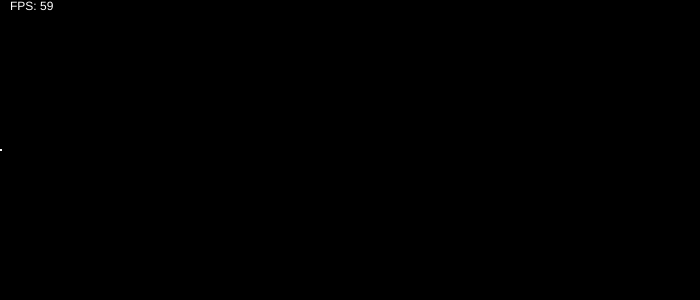
Frame 1 (no input)
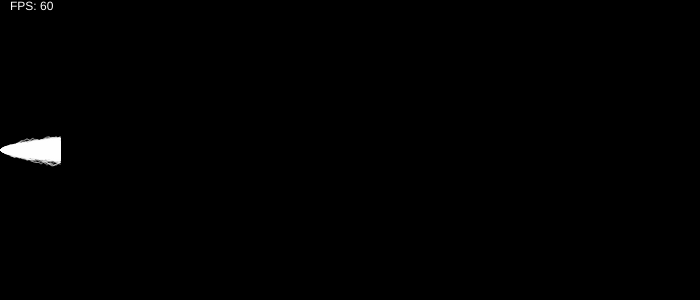
Frame 60 (no input)
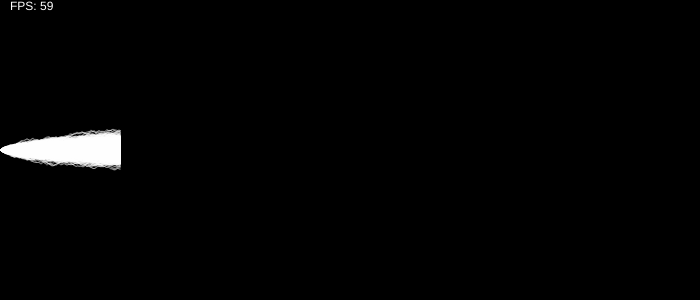
Frame 120 (the mouse pressed at the canvas centre since frame 60)

The p5.js sketch that drew these frames (run headless with seeded random() and noise() and a simulated clock; from frame 60 on, the mouse is pressed at the canvas centre):

// p5.js sketch
// ── sketch.js
var x = 0; //position along x axis
var w=700; //canvas width
var h=300; //canvas height
var n = 1000; //number of particles per lap
var sigma = 1; //"variance" of random walk
var xo=new Array(n); //particle positions
var bars=60; //no. of bars in histogram
var amp=250; //histogram amplitude
var histogram=new Array(bars) //histogram
for (i = 0; i < bars; i++) {
    histogram[i]=0; //setting histo to 0
}
for (i = 0; i < n; i++) {
    xo[i]=h/2; //starting particles from the centre at x=0
}

function setup() {
  createCanvas(w, h);  //canvas setup
  background(0);
  stroke(255);
  frameRate(60).smooth();
}

function draw() {
  if (x%5==0){ //small condition to update framerate dislay
    fill("black");
    stroke("black");
    rect(0,0,56,20);
    fill("white");
    stroke(0);
    text("FPS: "+floor(frameRate()),10,10);
  }
  x = (x + 1)%width; //x wrap around
  stroke(255);
  for (i = 0; i < n; i++) {
      point(x,xo[i]);
      xo[i]=xo[i]+random(-sigma,sigma); //random walk
  }
  if (x==width-1){
    fill("black");
    stroke("black");
    rect(5, height-amp/3,w/3,amp/3);//reset histo from previous update

    for (j = 0; j < n; j++) {
      for (i = 0; i < bars; i++) {
        if ((xo[j]>=i*height/bars) && (xo[j]<(i+1)*height/bars)){
          histogram[i]=histogram[i]+1; //increment previous histo with new data
        }
      }
    }
    for (i = 0; i < n; i++) {
        xo[i]=h/2; //reset initial position to start next lap
    }

  }

  var histosum=Sum(histogram); //to normalise histo
  for (i = 0; i < bars; i++) {
      fill("blue");
      stroke("white");
      rect(1+(w/(3*bars) +1)*i, height-amp*histogram[i]/(histosum), w/(3*bars), amp*histogram[i]/histosum);
  } //draw histo


}
function Sum(A) { //function for easy array summation
  var sum=0;
  for (i = 0; i < A.length; i++) {
      sum=sum+A[i];
  }
  return sum;
}
